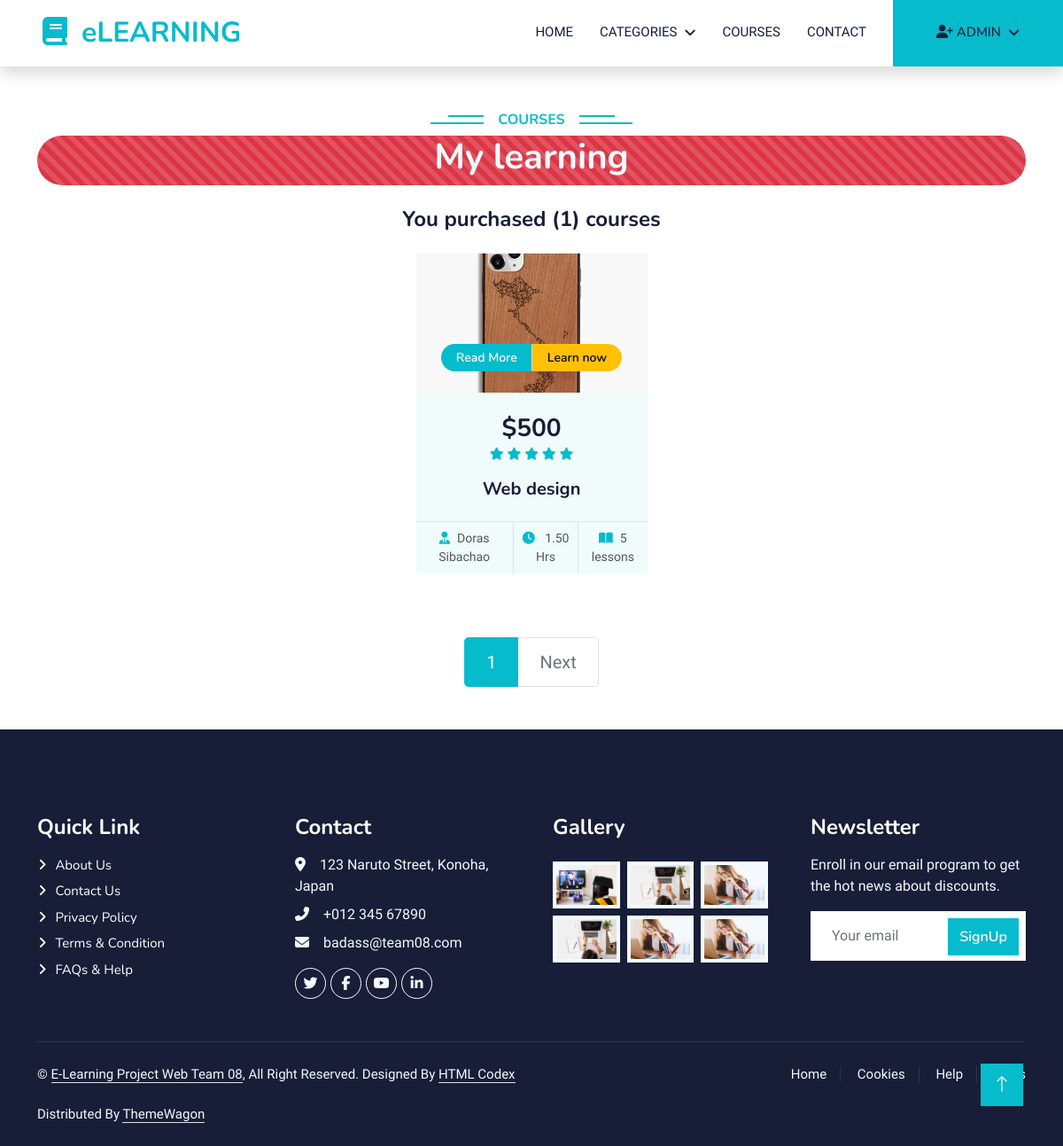
Page /order/purchased_courses/ (signed in) on the committed database.
### account/models.py (models this page shows, shortened)
class Account(AbstractBaseUser):
    first_name = models.CharField(max_length=255)
    last_name = models.CharField(max_length=255)
    username = models.CharField(max_length=50, unique=True)
    email = models.EmailField(unique=True)
    phone = models.CharField(max_length=255)
    birth_date = models.DateField(null=True, blank=True)
    subscription_expired = models.DateField(null=True, blank=True)
    image = ResizedImageField(
        upload_to="account/profile_pics/", null=True, blank=True, quality=100, default='account/profile_pics/doras.png')
    is_admin = models.BooleanField(default=False)
    is_active = models.BooleanField(default=False)
    is_staff = models.BooleanField(default=False)
    is_superadmin = models.BooleanField(default=False)
    USERNAME_FIELD = 'username'
    REQUIRED_FIELDS = ['email', 'first_name', 'last_name']
    objects = MyAccountManager()

### course/models.py (models this page shows, shortened)
class Course(models.Model):
    title = models.CharField(max_length=255)
    description = models.TextField()
    price = models.PositiveIntegerField(null=True,
                                        validators=[MinValueValidator(0)], blank=True)
    instructor = models.CharField(max_length=50)
    language = models.CharField(max_length=50, default='English')
    category = models.ForeignKey(
        Category, on_delete=models.PROTECT, blank=True, null=True)
    COURSE_STATUS_AVAILABLE = 'A'
    COURSE_STATUS_UNAVAILABLE = 'UA'
    COURSE_STATUS_CHOICES = [
        (COURSE_STATUS_AVAILABLE, 'Available'),
        (COURSE_STATUS_UNAVAILABLE, 'Unavailable')
    ]
    lesson_number = models.PositiveBigIntegerField(null=True,
                                                   validators=[MinValueValidator(0)], blank=True)
    course_status = models.CharField(
        max_length=2, choices=COURSE_STATUS_CHOICES, default=COURSE_STATUS_AVAILABLE)
    rated = models.PositiveSmallIntegerField(null=True,
                                             validators=[MinValueValidator(0), MaxValueValidator(5)], blank=True)
    duration = models.DecimalField(max_digits=6, decimal_places=2,
                                   validators=[MinValueValidator(0)], blank=True, null=True)
    image = ResizedImageField(size=[500, 300], crop=['middle', 'center'],  upload_to="course/course_image/", null=True, quality=100
                              )
    video = models.FileField(
        upload_to="course/course_video", null=True)
    slug = models.SlugField(max_length=200, unique=True,
                            null=True, blank=True)
    def get_url(self):
        return reverse('course_detail', args=[self.slug])
    def get_video_url(self):
        return reverse('course_watching', args=[self.slug])

### order/views.py (the view)
# urls.py: path('purchased_courses/', views.purchased_courses, name='purchased_courses'),
@login_required
def purchased_courses(request):
    purchased_orders = OrderDetail.objects.all().filter(
        order__user=request.user, order__payment_status='C')
    if purchased_orders:
        for item in purchased_orders:
            courses = []
            courses.append(item.course)
    else:
        courses = None
    if courses != None:
        page = request.GET.get('page')
        page = page or 1
        paginator = Paginator(courses, 6)
        paged_courses = paginator.get_page(page)
        course_count = len(courses)
    else:
        paged_courses = 0
        course_count = 0
    context = {
        'courses': paged_courses,
        'course_count': course_count,
    }
    return render(request, 'order/purchased_courses.html', context=context)

### course/context_processors.py (called while the page is built)
def menu_links(request):
    links = Category.objects.all()
    return dict(links=links)

### templates/order/purchased_courses.html (shortened to what this page needs)
{% extends 'base.html' %} {% load static %} {% block content %}
<div class="container-xxl py-5">
  <div class="container">
    <div class="text-center wow fadeInUp" data-wow-delay="0.1s">
      <h6 class="section-title bg-white text-center text-primary px-3">
        Courses
      </h6>
      {% if category == None %}
      <div
        class="mb-4 progress-bar bg-danger progress-bar-striped progress-bar-animated rounded-pill"
      >
        <h1 class="text-light">My learning</h1>
      </div>
      {% else %}
      <h1 class="mb-5">{{category.title}} Courses</h1>
      {% endif %}
      <h4 class="mb-4">You purchased ({{course_count}}) courses</h4>
    </div>
    <div class="row row-cols-lg-4 row-cols-md-2 g-4 justify-content-center">
      {% if courses %}{% for course in courses %}
      <div class="col-lg-3 col-md-6 wow fadeInUp" data-wow-delay="0.5s">
        <div class="d-flex flex-column course-item bg-light h-100">
          <div class="position-relative overflow-hidden">
            <img class="img-fluid" src="{{course.image.url}}" alt="" />
            <div
              class="w-100 d-flex justify-content-center position-absolute bottom-0 start-0 mb-4"
            >
              <a
                href="{{course.get_url}}"
                class="flex-shrink-0 btn btn-sm btn-primary px-3 border-end"
                style="border-radius: 30px 0 0 30px"
                >Read More</a
              >
              <a
                href="{{course.get_video_url}}"
                class="flex-shrink-0 btn btn-sm btn-warning px-3"
                style="border-radius: 0 30px 30px 0"
                >Learn now</a
              >
            </div>
          </div>
          <div class="text-center p-4 pb-0 flex-fill">
            <h3 class="mb-0">${{course.price}}</h3>
            <div class="mb-3">
              {% for i in course.rated|center:course.rated%}
              <small class="fa fa-star text-primary"></small>
              {% endfor %}
            </div>
            <h5 class="mb-4">{{ course.title }}</h5>
          </div>
          <div class="d-flex border-top">
            <small class="flex-fill text-center border-end py-2"
              ><i class="fa fa-user-tie text-primary me-2"></i
              >{{course.instructor}}</small
            >
            <small class="flex-fill text-center border-end py-2"
              ><i class="fa fa-clock text-primary me-2"></i> {{course.duration}}
              Hrs</small
            >
            <small class="flex-fill text-center py-2"
              ><i class="fa fa-book-open text-primary me-2"></i
              >{{course.lesson_number}} lessons
            </small>
          </div>
        </div>
      </div>
      {% endfor %} {% endif %}
    </div>
  </div>
</div>
{% if courses %}
<nav class="mt-4" aria-label="Page navigation sample">
  <ul class="pagination justify-content-center pagination-lg">
    {% for page in courses.paginator.page_range %}
    {% if courses.number|add:'-1' <= page and page <= courses.number|add:'1' %}
    {% if page == courses.number %}
    <li class="page-item active">
      <a class="page-link" href="{% url 'course' %}?page={{ page }}"
        >{{ page }}</a
      >
    </li>
    {% else %}
    <li class="page-item">
      <a class="page-link" href="{% url 'course' %}?page={{ page }}"
        >{{ page }}</a
      >
    </li>
    {% endif %} {% endif %} {% endfor %}
     {% if courses.has_next %}
    <li class="page-item">
      <a
        class="page-link"
        href="{% url 'course' %}?page={{courses.next_page_number}}"
        >Next</a
      >
    </li>
    {% else %}
    <li class="page-item disabled">
      <a class="page-link" href="#">Next</a>
    </li>
    {% endif %}
  </ul>
</nav>
{% endif %} {% endblock content %}

### templates/includes/navbar.html (shortened to what this page needs)
{% load static %}
<nav
  class="navbar navbar-expand-lg bg-white navbar-light shadow sticky-top p-0"
>
  <a
    href="{% url 'home' %}"
    class="navbar-brand d-flex align-items-center px-4 px-lg-5"
  >
    <h2 class="m-0 text-primary"><i class="fa fa-book me-3"></i>eLEARNING</h2>
  </a>
  <div class="collapse navbar-collapse" id="navbarCollapse">
    <div class="navbar-nav ms-auto p-4 p-lg-0 text-center">
      <a
        href="{% url 'home' %}"
        class="nav-item nav-link {% if request.resolver_match.url_name == 'home' %} active {% endif %}"
        >Home</a
      >
      <div class="nav-item dropdown">
        <a href="#" class="nav-link dropdown-toggle" data-bs-toggle="dropdown"
          >Categories</a
        >
      </div>
      <a
        href="{% url 'course' %}"
        class="nav-item nav-link {% if request.resolver_match.url_name == 'course' %} active {% endif %}"
        >Courses</a
      >
      <a href="contact.html" class="nav-item nav-link">Contact</a>
      {% if user.is_authenticated %}
      <div class="nav-item dropdown">
        <a
          href="#"
          class="nav-link dropdown-toggle btn btn-primary py-4 px-lg-5 d-lg-block me-0"
          data-bs-toggle="dropdown"
          ><i class="fa-solid fa-user-plus"></i> {{user.first_name}}</a
        >
      </div>
      {% else %}
      <a
        href="{% url 'signup' %}"
        class="nav-link btn btn-primary py-4 px-lg-5 d-lg-block me-0"
        >Join Now<i class="fa fa-arrow-right ms-3"></i
      ></a>
      {% endif %}
    </div>
  </div>
</nav>

### static/general/css/style.css (style rules this page uses)
:root { --primary: #06bbcc; --light: #f0fbfc; --dark: #181d38; }
a { color: white; }
.btn { font-family: "Nunito", sans-serif; font-weight: 600; transition: 0.5s; }
.btn.btn-primary, .btn.btn-secondary { color: #ffffff; }
.navbar .dropdown-toggle::after { border: none; content: "\f107"; font-family: "Font Awesome 5 Free"; font-weight: 900; vertical-align: middle; margin-left: 8px; }
.navbar-light .navbar-nav .nav-link { margin-right: 30px; padding: 25px 0; color: #ffffff; font-size: 15px; text-transform: uppercase; outline: none; }
.navbar-light .navbar-brand, .navbar-light a.btn { height: 75px; }
.navbar-light .navbar-nav .nav-link { color: var(--dark); font-weight: 500; }
.navbar-light.sticky-top { top: -100px; transition: 0.5s; }
.section-title { position: relative; display: inline-block; text-transform: uppercase; }
.section-title::before { position: absolute; content: ""; width: calc(100% + 80px); height: 2px; top: 4px; left: -40px; background: var(--primary); z-index: -1; }
.section-title::after { position: absolute; content: ""; width: calc(100% + 120px); height: 2px; bottom: 5px; left: -60px; background: var(--primary); z-index: -1; }
.category img, .course-item img { transition: 0.5s; }

### rows in the picture
Account: first_name "ADMIN"
Course: image (picture), price "500", rated 5 (drawn), title "Web design", instructor "Doras Sibachao", duration "1.50", lesson_number "5"

### other values in the picture
{{ course_count }} "1"
{{ page }} "1"
